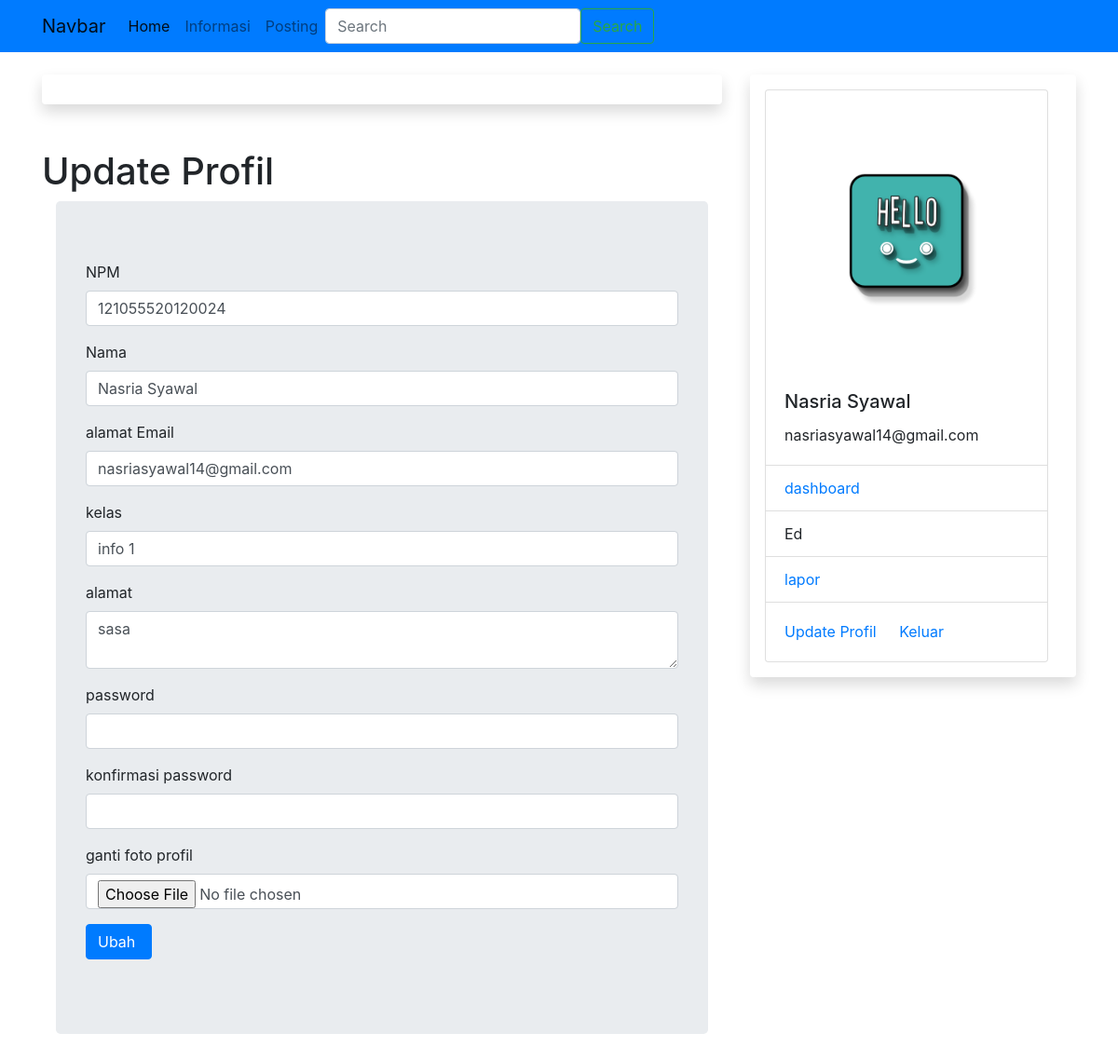
Screenshot of /edit (signed in) with the database file from the repository.
### sim/models.py (models this page shows, shortened)
class Tmahasiswa(db.Model,UserMixin): #tambahkan
    id = db.Column(db.Integer, primary_key=True)
    npm = db.Column(db.String(15), unique=True, nullable=False)
    nama = db.Column(db.String(20) , nullable=False)
    email = db.Column(db.String(20),unique=True, nullable=False)
    password = db.Column(db.String(60), nullable=False)
    kelas = db.Column(db.String(20), nullable=False)
    alamat = db.Column(db.String(100), nullable=False)
    foto = db.Column(db.String(20), nullable=False, default='default.jpg')
    pengaduans = db.relationship('Tpengaduan', backref='mahasiswa')#backref itu relasi/hubungan antar ttabel

### sim/mahasiswa/routes.py (the view)
@rmahasiswa.route("/edit", methods=['GET','POST'])
@login_required
def edit():
    form = Edit_org()
    if form.validate_on_submit():# ini adalah sintak untuk mengupdate data yang akan dimasukan ke dalam database
        if form.foto.data:
            file_foto=simpan_foto(form.foto.data)
            current_user.foto=file_foto
        current_user.npm=form.npm.data
        current_user.nama=form.nama.data
        current_user.email=form.email.data
        current_user.kelas=form.kelas.data
        current_user.alamat=form.alamat.data
        sandi = bcrypt.generate_password_hash(form.password.data).decode('UTF-8')
        current_user.password=sandi
        db.session.commit()
        flash('Data berhasil di rubah ','warning ')
        return redirect(url_for('rmahasiswa.edit'))
    elif request.method=="GET":# ini sintak untuk menampilkan data ke dalam database
        form.npm.data=current_user.npm
        form.nama.data=current_user.nama
        form.email.data=current_user.email
        form.kelas.data=current_user.kelas
        form.alamat.data=current_user.alamat
        form.password.data=current_user.password
    return render_template ('edit.html',form=form)

### sim/mahasiswa/forms.py (shortened to what this page needs)
class Edit_org(FlaskForm):# ini kelas tambahannya
    npm = StringField('NPM', validators=[DataRequired(),Length(min=10,max=15)])#ini untuk deklarasi tipe data dan validasi untuk minta data dimasukan dengan panjang tertentu
    nama = StringField('Nama', validators=[DataRequired()])#ini adalah variabel dan StringField itu tipe datanya
    email = EmailField('alamat Email', validators=[DataRequired(),Email()])# yang string itu labelnya
    kelas = StringField('kelas', validators=[DataRequired()])
    password = PasswordField('password',validators=[DataRequired(),Length(min=6,max=10)])#ini atribut baru yang akan menampung pasword
    konfir_pass=PasswordField('konfirmasi password',validators=[DataRequired(),EqualTo("password")])# ini untuk konfimasi passwod dan equal
    alamat = TextAreaField('alamat', validators=[DataRequired()])
    submit = SubmitField('Ubah ') # kalo yang ini itu tombolnya
    foto = FileField('ganti foto profil',validators=[FileAllowed(['jpg','jpeg'])])# ini validasi untuk import foto

### sim/models.py (called while the page is built)
@login_manager.user_loader
def load_user(mahasiswa_id):
    return Tmahasiswa.query.get(int(mahasiswa_id))

### sim/templates/edit.html (shortened to what this page needs)
{% extends "base.html" %}
{% block konten %}
<h1>Update Profil </h1>
<form method="POST" enctype="multipart/form-data">
   <div class="container">
      <div class="jumbotron">
         <div class="form-group">
            {{form.npm.label(class="form-control-label")}}
            {% if form.npm.errors %}
         {{form.npm(class="form-control is-invalid")}}
         <div class="invalid-feedback">
            {% for error in form.npm.errors %}
            <span>{{error}}</span>
            {% endfor %}
         </div>
         {% else %}
         {{form.npm(class="form-control")}}
      {% endif %}</div>
   <div class="form-group">
      {{form.nama.label(class="form-control-label")}}
      {{form.nama(class="form-control")}}
   </div>
   <div class="form-group">
      {{form.email.label(class="form-control-label")}}
      {{form.email(class="form-control")}}
   </div>
   <div class="form-group">
      {{form.kelas.label(class="form-control-label")}}
      {{form.kelas(class="form-control")}}
   </div>
  <div class="form-group">
      {{form.alamat.label(class="form-control-label")}}
      {{form.alamat(class="form-control")}}
   </div>
      <div class="form-group">
         {{form.password.label(class="form-control-label")}}
         {% if form.password.errors %}
         {{form.password(class="form-control is-invalid")}}
         <div class="invalid-feedback">
         {% for error in form.password.errors %}
         <span>{{error}}</span>
         {% endfor %}
         </div>
         {% else %}
         {{form.password(class="form-control")}}
         {% endif %}</div>
      <div class="form-group">
         {{form.konfir_pass.label(class="form-control-label")}}
         {% if form.konfir_pass.errors %}
         {{form.konfir_pass(class="form-control is-invalid")}}
         <div class="invalid-feedback">
         {% for error in form.konfir_pass.errors %}
         <span>{{error}}</span>
         {% endfor %}
         </div>
         {% else %}
         {{form.konfir_pass(class="form-control")}}
         {% endif %}</div>
      <div class="form-group">
            {{form.foto.label(class="form-control-label")}}
            {% if form.foto.errors %}
            {{form.foto(class="form-control is-invalid")}}
            <div class="invalid-feedback">
            {% for error in form.foto.errors %}
            <span>{{error}}</span>
            {% endfor %}
            </div>
            {% else %}
            {{form.foto(class="form-control")}}
      {% endif %}</div>
   <div class="form-group">
      {{form.submit(class="btn btn-primary")}}
   </div>
   </div>
</div>
</form>
{% endblock %}

### sim/templates/base.html (shortened to what this page needs)
<!DOCTYPE html>
<html>
<head>
    <link rel="stylesheet" type="text/css" href="{{url_for('static',filename="css/bootstrap.min.css")}}">
    <link rel="stylesheet" type="text/css" href="{{url_for('static',filename="css/style.css")}}">
</head>
<body>
  <nav class="navbar navbar-expand-lg navbar-light bg-primary">
    <div class="container">
          <a class="navbar-brand" href="#">Navbar</a>
          <div class="collapse navbar-collapse" id="navbarSupportedContent">
            <ul class="navbar-nav me-auto mb-2 mb-lg-0">
              <li class="nav-item">
                <a class="nav-link active" aria-current="page" href="{{url_for('rmahasiswa.rumah')}}">Home</a>
              </li>
              <li class="nav-item">
                <a class="nav-link" href="{{url_for("rmahasiswa.informasi")}}">Informasi</a>
              </li>
              {% if current_user.is_authenticated %}
              <li class="nav-item">
                <a class="nav-link" href="{{url_for("rmahasiswa.agenda_inf")}}">Posting</a>
              </li>
              {% else %}
              <li class="nav-item">
                  <a class="nav-link" href="{{url_for("rmahasiswa.login")}}">Login</a></li>
              {%endif%}
            </ul>
            <form class="d-flex">
              <input class="form-control me-2" type="search" placeholder="Search" aria-label="Search">
              <button class="btn btn-outline-success" type="submit">Search</button>
            </form>
          </div>
        </div>
      </nav>
      <div class="container mt-4">
        <div class="row">
          <div class="col-md-8">
            <div class="shadow p-3 mb-5 bg- rounded">
            </div>
            {% block konten %}
            {% endblock %}
        </div>
        <div class="col-md-4">
        <div class="shadow p-3 mb-5 bg- rounded">
          {% if current_user.is_authenticated %}
          <div class="card" style="width: 19rem;">
            <img src="{{url_for('static', filename= 'foto/'+current_user.foto )}} " class="card-img-top" alt="...">
            <div class="card-body">
              <h5 class="card-title">{{current_user.nama}}</h5>
              <p class="card-text">{{current_user.email}}</p>
            </div>
            <ul class="list-group list-group-flush">
              <li class="list-group-item"><a href="{{url_for('rmahasiswa.akun')}}">dashboard</a> </li>
              <li class="list-group-item">Ed</li>
              <li class="list-group-item">
                <a href="{{url_for('rmahasiswa.laporan')}}">lapor</a>
              </li>
            </ul>
            <div class="card-body">
              <a href="{{url_for('rmahasiswa.edit')}}" class="card-link">Update Profil</a>
              <a href="{{url_for('rmahasiswa.keluar')}}" class="card-link">Keluar</a>
            </div>
          </div>
          {% else %}
          <h1>Menu Lain</h1>
          <li>data mahasiswa</li>
          <li>data dosen</li>
          {% endif %}
          </div>
        </div>
      </div>
    </div>
  </body>
</html>

### rows the page displays
Tmahasiswa: npm "121055520120024", nama "Nasria Syawal", email "nasriasyawal14@gmail.com", kelas "info 1", alamat "sasa", foto (placeholder picture)
